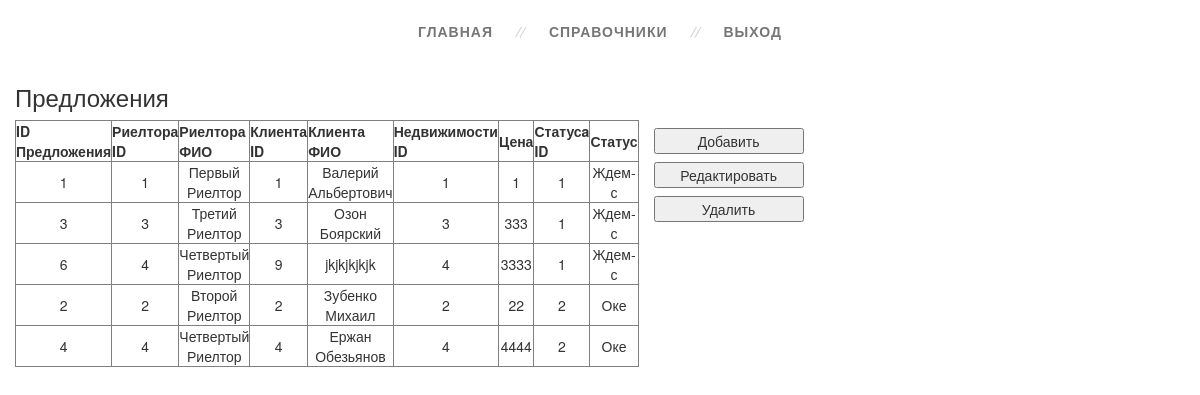
Screenshot of /Offer.php with the database file from the repository.
### tables this page shows
CREATE TABLE `Offer` (
  `ID_Offer` int(11) NOT NULL,
  `Realtor_ID` int(11) NOT NULL,
  `Client_ID` int(11) NOT NULL,
  `ObjProperty_ID` int(11) NOT NULL,
  `Price` float NOT NULL,
  `Status_ID` int(11) NOT NULL,
  `IsDelete` bit(1) NOT NULL DEFAULT b'0'
);

CREATE TABLE `Realtor` (
  `ID_Realtor` int(11) NOT NULL,
  `Email` varchar(50) NOT NULL,
  `Password` varchar(50) NOT NULL,
  `FIO` varchar(255) NOT NULL,
  `CommissionShare` float DEFAULT NULL,
  `IsDelete` bit(1) NOT NULL DEFAULT b'0'
);

CREATE TABLE `Client` (
  `ID_Client` int(11) NOT NULL,
  `FIO` varchar(255) DEFAULT NULL,
  `Phone` varchar(50) DEFAULT NULL,
  `Email` varchar(50) DEFAULT NULL,
  `IsDelete` bit(1) NOT NULL DEFAULT b'0'
);

CREATE TABLE `Status` (
  `ID_Status` int(11) NOT NULL,
  `Name` varchar(50) NOT NULL,
  `IsDelete` bit(1) NOT NULL DEFAULT b'0'
);

### model/ModelBase.php (called while the page is built, shortened)
<?php
abstract class ModelBase
{
	private static $db_host = "localhost";
	private static $db_username = "root";
	private static $db_password = "";
	private static $db_name = "ProjectSRID";
	private static $connection;
	protected static $select;
	protected static $table;
	private static function OpenConnection()
	{
		self::$connection = mysqli_connect(self::$db_host, self::$db_username, self::$db_password, self::$db_name);
	}
	public static function Select()
	{
		$query = static::$select . " WHERE " . static::$table .".IsDelete != 1";
		$result = mysqli_query(self::$connection, $query);
		$list = array();
		while ($row = mysqli_fetch_assoc($result))
		{
			$entity = new $class;
			foreach ($row as $key => $value)
			{
				$entity->$key = $value;
			}
			$list[] = $entity;
    	}
		return $list;
	}
}
?>

### Offer.php (the view, shortened to what this page needs)
<?php
require_once "model\ModelBase.php";
?>
<!doctype html>
<html lang="en">
<head>
    <link rel="stylesheet" href="style.css">
    <link rel="stylesheet" href="libs/Bootstrap/css/bootstrap.min.css">
</head>
<body>
<div class="section">
    <div class="container">
        <div class="row">
            <nav>
                <ul class="topmenu">
                    <li><a href="Main.php">Главная</a></li>
                    <li><a>Справочники</a>
                    </li>
                    <li><a href="Auth.php">Выход</a></li>
                </ul>
            </nav>
        </div>
    </div>
    <div class="container">
        <div class="row" id="table_offer">
            <h3>Предложения</h3>
            <?php
            $offer = new Offer();
            $all_offers = $offer->Select();
            echo '<table class="tableInfo col-lg-2" border="1">';
            echo '<tr><th>ID Предложения</th><th>Риелтора ID</th><th>Риелтора ФИО</th><th>Клиента ID</th><th>Клиента ФИО</th><th>Недвижимости ID</th><th>Цена</th><th>Статусa ID</th><th>Статус</th></tr>';
            foreach ($all_offers as $single_offer)
            {
                echo '<tr>';
                echo '<td>' . $single_offer->ID_Offer . '</td>';
                echo '<td>' . $single_offer->Realtor_ID . '</td>';
                echo '<td>' . $single_offer->Realtor_FIO . '</td>';
                echo '<td>' . $single_offer->Client_ID . '</td>';
                echo '<td>' . $single_offer->Client_FIO . '</td>';
                echo '<td>' . $single_offer->ObjProperty_ID . '</td>';
                echo '<td>' . $single_offer->Price . '</td>';
                echo '<td>' . $single_offer->Status_ID . '</td>';
                echo '<td>' . $single_offer->Status_Name . '</td>';
                echo '</tr>';
            }
            echo '</table>';
            ?>
            <div class="col-lg-2 buttons">
                <button id="button_add">Добавить</button>
                <button id="button_update">Редактировать</button>
                <button id="button_delete">Удалить</button>
            </div>
        </div>
    </div>
</div>
</body>
</html>

### style.css (style rules this page uses)
.tableInfo { text-align: center; }
.buttons button { margin-top: 8px; width: 150px; }
* { box-sizing: border-box; }
body { margin: 0; }
nav { background: white; }
nav ul { list-style: none; margin: 0; padding: 0; }
nav a { text-decoration: none; outline: none; display: block; transition: .4s ease-in-out; }
.topmenu { text-align: center; padding: 10px 0; }
.topmenu > li { display: inline-block; position: relative; }
.topmenu > li:after { content: ""; position: absolute; right: 0; width: 1px; height: 12px; background: #d2d2d2; top: 16px; box-shadow: 4px -2px 0 #d2d2d2; transform: rotate(30deg); }
.topmenu > li:last-child:after { background: none; box-shadow: none; }
.topmenu > li > a { padding: 12px 26px; color: #767676; text-transform: uppercase; font-weight: bold; letter-spacing: 1px; font-family: 'Exo 2', sans-serif; }
body { font: 14px/21px "Lucida Sans", "Lucida Grande", "Lucida Sans Unicode", sans-serif; }

### rows the page displays
offer: ID_Offer "1", Realtor_ID "1", Realtor_ID.FIO "Первый Риелтор", Client_ID "1", Client_ID.FIO "Валерий Альбертович", ObjProperty_ID "1", Price "1", Status_ID "1", Status_ID.Name "Ждем-с"
offer: ID_Offer "3", Realtor_ID "3", Realtor_ID.FIO "Третий Риелтор", Client_ID "3", Client_ID.FIO "Озон Боярский", ObjProperty_ID "3", Price "333", Status_ID "1", Status_ID.Name "Ждем-с"
offer: ID_Offer "6", Realtor_ID "4", Realtor_ID.FIO "Четвертый Риелтор", Client_ID "9", Client_ID.FIO "jkjkjkjkjk", ObjProperty_ID "4", Price "3333", Status_ID "1", Status_ID.Name "Ждем-с"
offer: ID_Offer "2", Realtor_ID "2", Realtor_ID.FIO "Второй Риелтор", Client_ID "2", Client_ID.FIO "Зубенко Михаил", ObjProperty_ID "2", Price "22", Status_ID "2", Status_ID.Name "Оке"
offer: ID_Offer "4", Realtor_ID "4", Realtor_ID.FIO "Четвертый Риелтор", Client_ID "4", Client_ID.FIO "Ержан Обезьянов", ObjProperty_ID "4", Price "4444", Status_ID "2", Status_ID.Name "Оке"
